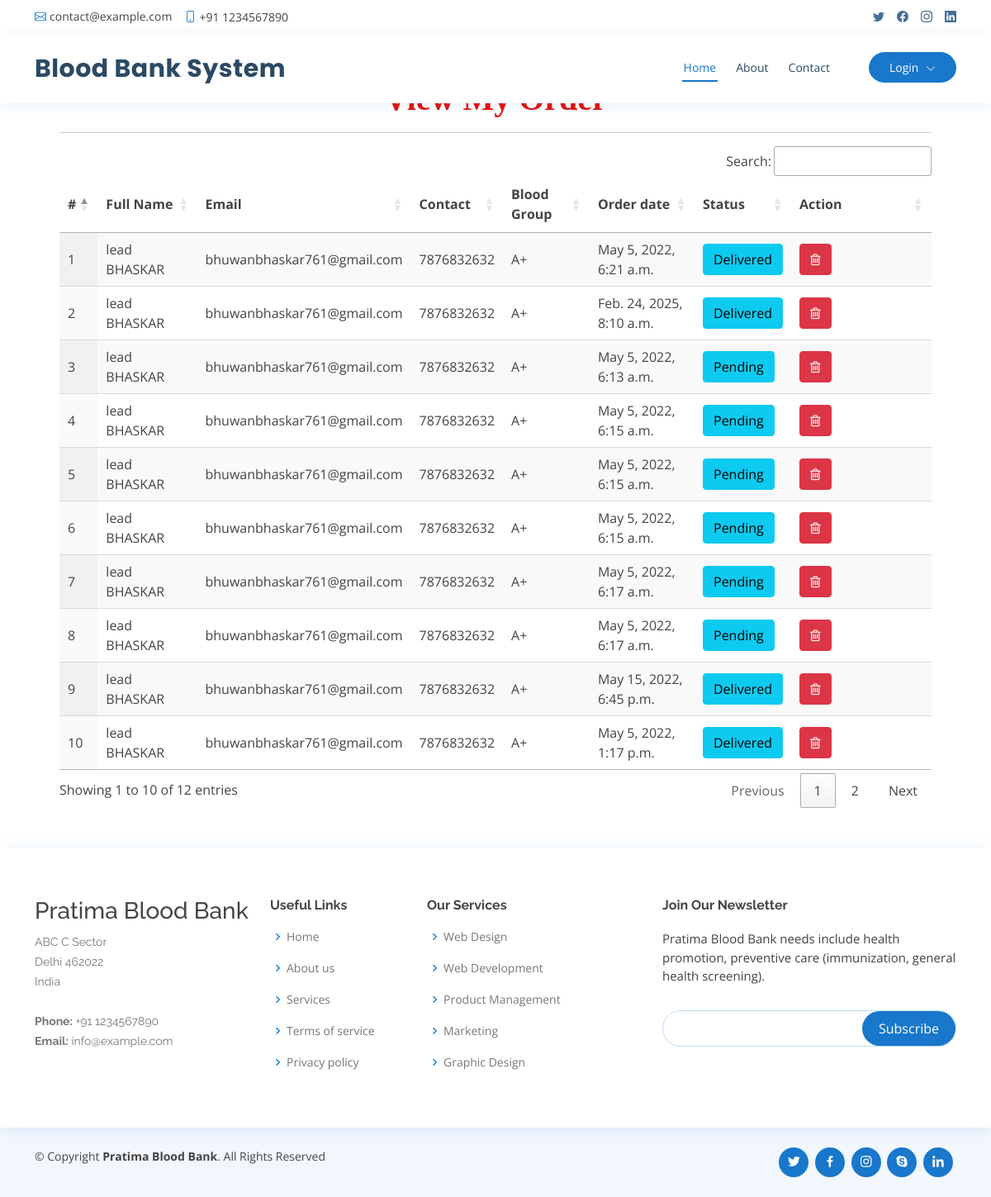
The app's page /all_order with its own data.
### blood_app/models.py (models this page shows, shortened)
class Order(models.Model):
    status = models.CharField(max_length=100, null=True, blank=True)
    user = models.ForeignKey(UserProfile, on_delete=models.CASCADE, null=True, blank=True)
    blood_donation = models.ForeignKey(Blood_Donation, on_delete=models.CASCADE, null=True, blank=True)
    amount = models.CharField(max_length=100, null=True, blank=True)
    created = models.DateTimeField(auto_now=True,null=True)

class UserProfile(models.Model):
    user = models.ForeignKey(User, on_delete=models.CASCADE, null=True)
    contact = models.CharField(max_length=100, null=True)
    address = models.CharField(max_length=100, null=True)
    blood_group = models.ForeignKey(Category, on_delete=models.CASCADE, null=True, blank=True)
    dob = models.DateField(null=True)
    image = models.FileField(null=True)

class Blood_Donation(models.Model):
    status = models.CharField(max_length=100, null=True, blank=True)
    user = models.ForeignKey(UserProfile, on_delete=models.CASCADE, null=True, blank=True)
    blood_group = models.ForeignKey(Category, on_delete=models.CASCADE, null=True, blank=True)
    place = models.CharField(max_length=100, null=True, blank=True)
    purpose = models.CharField(max_length=100, null=True, blank=True)
    created = models.DateTimeField(auto_now=True,null=True)
    active = models.BooleanField(null=True, blank=True, default=False)

class Category(models.Model):
    name = models.CharField(max_length=100, null=True, blank=True)

### blood_app/views.py (the view)
# urls.py: path('all_order', all_order, name='all_order'),
def all_order(request):
    data = Order.objects.filter()
    return render(request, "all_order.html",{'data':data})

### blood_app/templates/all_order.html
{% extends 'index.html' %}
{% load static %}
{% block body %}
<div class="container-fluid" style="width:90%;margin-top:8%">
                    <div class="container-fluid">
                        <h1 align="center" style="font-weight:bold;font-family : 'Monotype Corsiva' ; color : #E6120E ;margin-top:4%">View My Order</h1>
                         </div><hr>
                                <table id="example" class="display" style="width:100%">
                                  <thead>
                                    <tr>
                                      <th>#</th>
                                      <th>Full Name</th>
                                      <th>Email</th>
                                      <th>Contact</th>
                                      <th>Blood Group</th>
                                      <th>Order date</th>
                                      <th>Status</th>
                                      <th>Action</th>
                                  </tr>
                              </thead>
                              <tbody>
                              {% for i in data %}
                                <tr>
                                  <td>{{forloop.counter}}</td>
                                  <td>{{i.user.user.first_name}} {{i.user.user.last_name}}</td>
                                  <td>{{i.user.user.email}}</td>
                                  <td>{{i.user.contact}}</td>
                                  <td>{{i.blood_donation.blood_group.name}}</td>
                                  <td>{{i.created}}</td>
                                  <td>
                                        <a href="{% url 'change_order_status' i.id %}" ><button class="btn btn-info" onclick="return confirm('Are you sure to change status?')">{{i.status}}</button></a>
                                  </td>
                                    <td style="width:150px">
                                      <a href="{% url 'delete_order' i.id %}" ><button class="btn btn-danger" onclick="return confirm('Are you sure?')"><i class="fa fa-trash-o"></i></button></a></td>
                              </tr>
                              {% endfor %}
                          </tbody>
                      </table>
                  </div>
{% endblock %}

### blood_app/static/css/style.css (style rules this page uses)
body { font-family: "Open Sans", sans-serif; color: #444444; }
a { color: #1977cc; text-decoration: none; }
h1, h2, h3, h4, h5, h6 { font-family: "Raleway", sans-serif; }

### records on screen
Order: user.user.first_name "lead", user.user.last_name "BHASKAR", user.user.email "bhuwanbhaskar761@gmail.com", user.contact "7876832632", blood_donation.blood_group.name "A+", created "May 5, 2022, 6:21 a.m.", status "Delivered"
Order: user.user.first_name "lead", user.user.last_name "BHASKAR", user.user.email "bhuwanbhaskar761@gmail.com", user.contact "7876832632", blood_donation.blood_group.name "A+", created "Feb. 24, 2025, 8:10 a.m.", status "Delivered"
Order: user.user.first_name "lead", user.user.last_name "BHASKAR", user.user.email "bhuwanbhaskar761@gmail.com", user.contact "7876832632", blood_donation.blood_group.name "A+", created "May 5, 2022, 6:13 a.m.", status "Pending"
Order: user.user.first_name "lead", user.user.last_name "BHASKAR", user.user.email "bhuwanbhaskar761@gmail.com", user.contact "7876832632", blood_donation.blood_group.name "A+", created "May 5, 2022, 6:15 a.m.", status "Pending"
Order: user.user.first_name "lead", user.user.last_name "BHASKAR", user.user.email "bhuwanbhaskar761@gmail.com", user.contact "7876832632", blood_donation.blood_group.name "A+", created "May 5, 2022, 6:15 a.m.", status "Pending"
Order: user.user.first_name "lead", user.user.last_name "BHASKAR", user.user.email "bhuwanbhaskar761@gmail.com", user.contact "7876832632", blood_donation.blood_group.name "A+", created "May 5, 2022, 6:15 a.m.", status "Pending"
Order: user.user.first_name "lead", user.user.last_name "BHASKAR", user.user.email "bhuwanbhaskar761@gmail.com", user.contact "7876832632", blood_donation.blood_group.name "A+", created "May 5, 2022, 6:17 a.m.", status "Pending"
Order: user.user.first_name "lead", user.user.last_name "BHASKAR", user.user.email "bhuwanbhaskar761@gmail.com", user.contact "7876832632", blood_donation.blood_group.name "A+", created "May 5, 2022, 6:17 a.m.", status "Pending"
Order: user.user.first_name "lead", user.user.last_name "BHASKAR", user.user.email "bhuwanbhaskar761@gmail.com", user.contact "7876832632", blood_donation.blood_group.name "A+", created "May 15, 2022, 6:45 p.m.", status "Delivered"
Order: user.user.first_name "lead", user.user.last_name "BHASKAR", user.user.email "bhuwanbhaskar761@gmail.com", user.contact "7876832632", blood_donation.blood_group.name "A+", created "May 5, 2022, 1:17 p.m.", status "Delivered"
